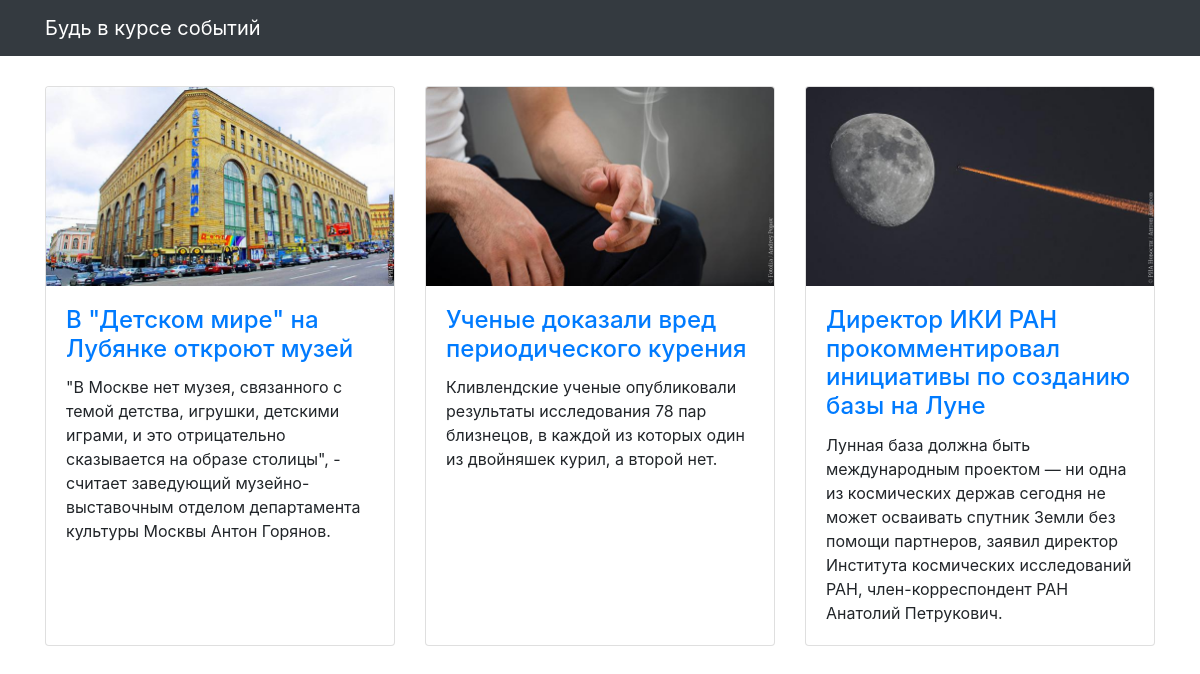
The app's page /, older data.
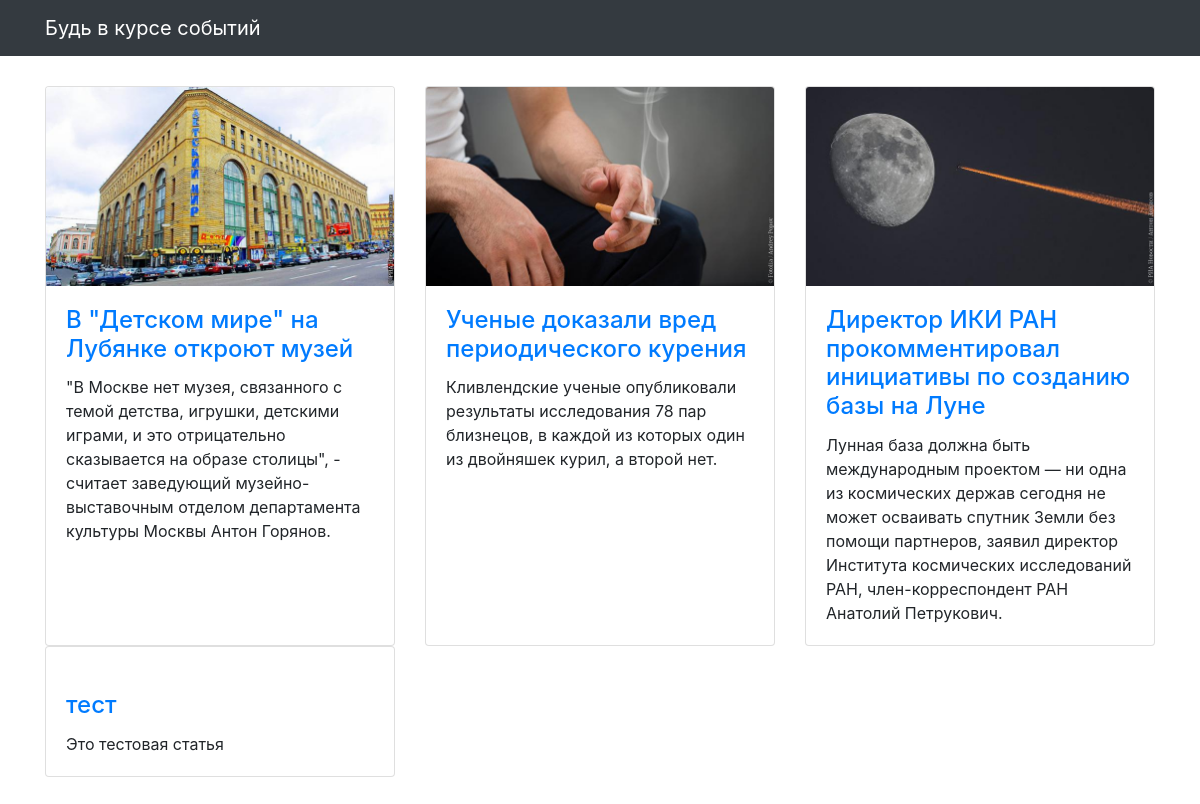
The same page, newer data.
### articles/models.py (models this page shows, shortened)
class Article(models.Model):
    title = models.CharField(max_length=256, verbose_name='Название')
    text = models.TextField(verbose_name='Текст')
    published_at = models.DateTimeField(verbose_name='Дата публикации')
    image = models.ImageField(null=True, blank=True, verbose_name='Изображение',)
    tags = models.ManyToManyField('Tag', through='Scope')
    class Meta:
        verbose_name = 'Статья'
        verbose_name_plural = 'Статьи'

### articles/views.py (the view)
# urls.py: path('', articles_list, name='articles'),
def articles_list(request):
    template = 'articles/news.html'
    articles_data = Article.objects.all().prefetch_related('tags')
    all_tags = Tag.objects.all()
    print(all_tags)
    context = {'object_list':articles_data, }
    return render(request, template, context)

### templates/articles/news.html (shortened to what this page needs)
{% extends "articles/base.html" %}
{% load static %}
{% block content %}
<div class="row">
  {% for article in object_list %}
  <div class="col-lg-4 col-sm-6 portfolio-item">
    <div class="card h-100">
      <a href="#"><img class="card-img-top" src="{% get_media_prefix %}{{ article.image }}" alt=""></a>
      <div class="card-body">
        <h4 class="card-title">
          <a href="#">{{ article.title }}</a>
        </h4>
        <p class="card-text">{{ article.text }}</p>
      </div>
    </div>
  </div>
  {% endfor %}
</div>
{% endblock %}

Row changes from the older to the newer data that the page shows:
added Article: title "тест", text "Это тестовая статья"
